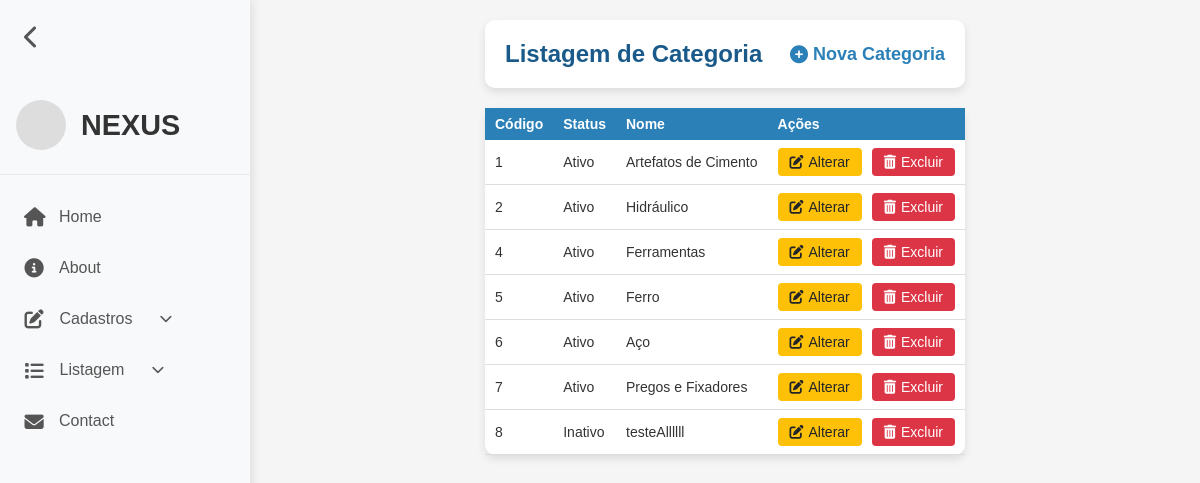
The app's page /categoria-listar.php (signed in), older data.
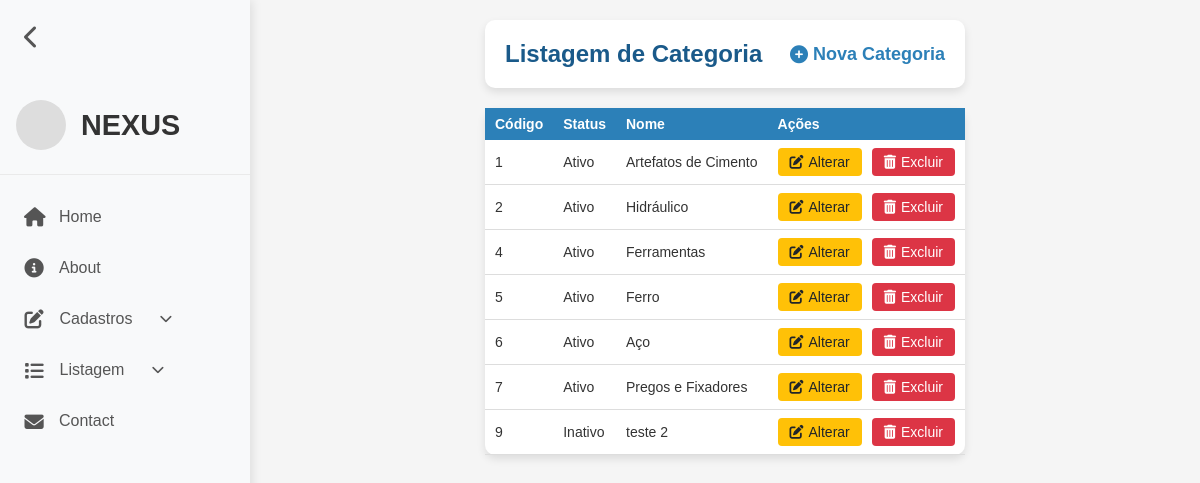
The same page, newer data.
### tables this page shows
CREATE TABLE `categoria` (
  `codigo` int(11) NOT NULL,
  `status` tinyint(1) NOT NULL DEFAULT 1,
  `nome` varchar(45) NOT NULL
);

### categoria-listar.php (the view, shortened to what this page needs)
<?php
require_once("conexao.php");
$sql = "SELECT * FROM categoria ORDER BY codigo";
$resultado = mysqli_query($conexao, $sql);
?>
<!DOCTYPE html>
<html lang="pt-BR">
<head>
    <link rel="stylesheet" href="assets/css/listar.css">
    <link rel="stylesheet" href="assets/css/reset.css">
    <link rel="stylesheet" href="assets/css/header.css">
    <link rel="stylesheet" href="https://cdnjs.cloudflare.com/ajax/libs/font-awesome/6.4.0/css/all.min.css">
</head>
<body>
    <?php require_once("header.php"); ?>
    <div class="container">
        <div class="card">
            <div class="card-body">
                <h5 class="title">
                    Listagem de Categoria
                    <a href="categoria-cadastrar.php">
                        <i class="fas fa-solid fa-circle-plus"></i> Nova Categoria
                    </a>
                </h5>
            </div>
        </div>
        <table class="table-container">
            <thead>
                <tr>
                    <th scope="col">Código</th>
                    <th scope="col">Status</th>
                    <th scope="col">Nome</th>
                    <th scope="col">Ações</th>
                </tr>
            </thead>
            <tbody>
                <?php while ($linha = mysqli_fetch_array($resultado)) { ?>
                    <tr>
                        <td><?= $linha['codigo'] ?></td>
                        <td><?= ($linha['status'] == 1) ? 'Ativo' : 'Inativo'?></td>
                        <td><?= $linha['nome'] ?></td>
                        <td class="actions">
                            <a href="categoria-alterar.php?codigo=<?= $linha['codigo'] ?>" class="btn btn-warning">
                                <i class="fas fa-solid fa-pen-to-square"></i> Alterar</a>
                            <a href="categoria-listar.php?codigo=<?= $linha['codigo'] ?>" class="btn btn-danger"
                                onclick="return confirm('Confirma exclusão?')"><i class="fas fa-solid fa-trash-can"></i>Excluir</a>
                        </td>
                    </tr>
                <?php } ?>
            </tbody>
        </table>
    </div>
</body>
</html>

Row changes from the older to the newer data that the page shows:
removed categoria: codigo "8", status "Inativo", nome "testeAllllll"
added categoria: codigo "9", status "Inativo", nome "teste 2"
